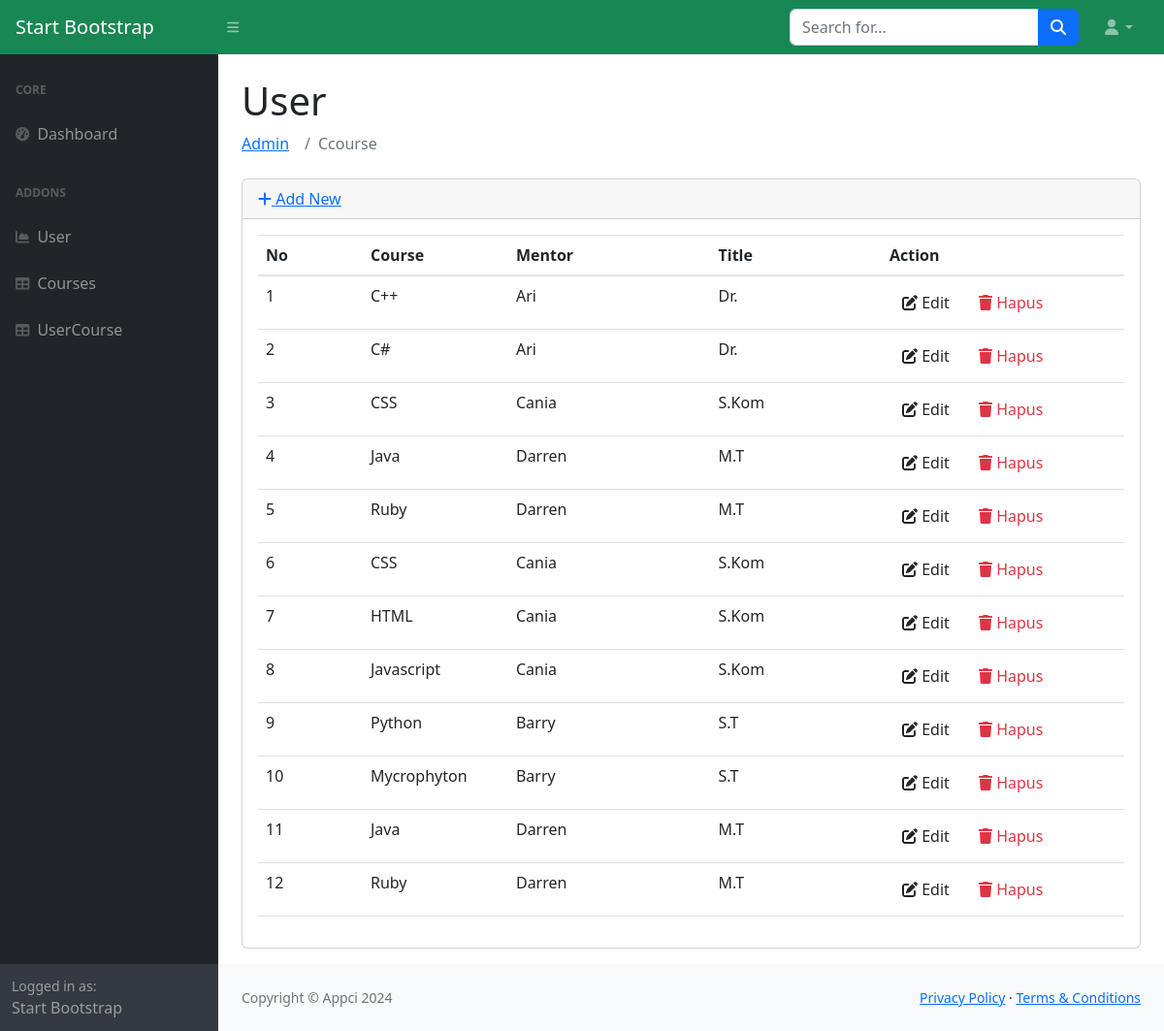
Page /index.php/admin/ccourse on the committed database.
### tables this page shows
CREATE TABLE `courses` (
  `id` int(11) NOT NULL,
  `course` varchar(50) NOT NULL,
  `mentor` varchar(50) NOT NULL,
  `title` varchar(50) NOT NULL
);

### application/controllers/admin/Ccourse.php (called while the page is built, shortened)
<?php
class Ccourse extends CI_Controller
{
    public function __construct()
    {
        $this->load->model("mcourse");
        $this->load->library('form_validation');
    }
    public function index()
    {
        $data["data"] = $this->mcourse->getAll();
        $this->load->view("admin/courses/list", $data);
    }
}

### index.php (called while the page is built, shortened)
<?php
require_once BASEPATH.'core/CodeIgniter.php';

### application/models/Mcourse.php (called while the page is built, shortened)
<?php defined('BASEPATH') OR exit('No direct script access allowed');
class Mcourse extends CI_Model
{
    private $tb_main = 'courses';
    function getAll(){
        return $this->db->get($this->tb_main)->result();
    }
}

### application/views/admin/courses/list.php (the view, shortened to what this page needs)
<!DOCTYPE html>
<html lang="en">
<head>
	<?php $this->load->view("admin/_partials/head.php") ?>
</head>
<body id="sb-nav-fixed">
	<?php $this->load->view("admin/_partials/navbar.php") ?>
    <div id="layoutSidenav">
        <div id="layoutSidenav_nav">
            <?php $this->load->view("admin/_partials/sidebar.php") ?>
        </div>
		<div id="layoutSidenav_content">
        <main>
			<div class="container-fluid px-4">
                <h1 class="mt-4">User</h1>
				<?php $this->load->view("admin/_partials/breadcrumb.php") ?>
				<div class="card mb-3">
					<div class="card-header">
						<a href="<?php echo site_url('admin/ccourse/add') ?>"><i class="fas fa-plus"></i> Add New</a>
					</div>
					<div class="card-body">
						<div class="table-responsive">
							<table class="table table-hover dttb" id="dataTable" width="100%" cellspacing="0">
								<thead>
									<tr>
                                        <th>No</th>
										<th>Course</th>
										<th>Mentor</th>
										<th>Title</th>
										<th>Action</th>
									</tr>
								</thead>
								<tbody>
									<?php
                                    $no = 1;
                                    foreach ($data as $row): ?>
									<tr>
                                        <td><?= $no++; ?></td>
										<td width="150">
											<?php echo $row->course ?>
										</td>
										<td>
											<?php echo $row->mentor; ?>
										</td>
                                        <td>
											<?php echo $row->title; ?>
										</td>
										<td width="250">
											<a href="<?php echo site_url('admin/ccourse/edit/'.$row->id) ?>"
											 class="btn btn-small"><i class="fas fa-edit"></i> Edit</a>
											<a onclick="deleteConfirm('<?php echo site_url('admin/ccourse/delete/'.$row->id) ?>')"
											 href="#!" class="btn btn-small text-danger"><i class="fas fa-trash"></i> Hapus</a>
										</td>
									</tr>
									<?php endforeach; ?>
								</tbody>
							</table>
						</div>
					</div>
				</div>
			</div>
        </main>
			<?php $this->load->view("admin/_partials/footer.php") ?>
		</div>
	</div>
</body>
</html>

### application/views/admin/_partials/head.php (shortened to what this page needs)
<link rel="stylesheet" href="https://cdn.jsdelivr.net/npm/bootstrap@4.0.0/dist/css/bootstrap.min.css">
<link href="https://cdn.jsdelivr.net/npm/simple-datatables@7.1.2/dist/style.min.css" rel="stylesheet" />
<link href="<?= base_url(); ?>css/styles.css" rel="stylesheet" />
<link rel="stylesheet" href="//cdn.datatables.net/2.0.0/css/dataTables.dataTables.min.css">

### application/views/admin/_partials/navbar.php (shortened to what this page needs)
<nav class="sb-topnav navbar navbar-expand navbar-dark bg-success">
            <a class="navbar-brand ps-3" href="index.html">Start Bootstrap</a>
            <button class="btn btn-link btn-sm order-1 order-lg-0 me-4 me-lg-0" id="sidebarToggle" href="#!"><i class="fas fa-bars"></i></button>
            <form class="d-none d-md-inline-block form-inline ms-auto me-0 me-md-3 my-2 my-md-0">
                <div class="input-group">
                    <input class="form-control" type="text" placeholder="Search for..." aria-label="Search for..." aria-describedby="btnNavbarSearch" />
                    <button class="btn btn-primary" id="btnNavbarSearch" type="button"><i class="fas fa-search"></i></button>
                </div>
            </form>
            <ul class="navbar-nav ms-auto ms-md-0 me-3 me-lg-4">
                <li class="nav-item dropdown">
                    <a class="nav-link dropdown-toggle" id="navbarDropdown" href="#" role="button" data-bs-toggle="dropdown" aria-expanded="false"><i class="fas fa-user fa-fw"></i></a>
                </li>
            </ul>
        </nav>

### application/views/admin/_partials/sidebar.php
<nav class="sb-sidenav accordion sb-sidenav-dark" id="sidenavAccordion">
                    <div class="sb-sidenav-menu">
                        <div class="nav">
                            <div class="sb-sidenav-menu-heading">Core</div>
                            <a class="nav-link" href="<?= base_url();?>">
                                <div class="sb-nav-link-icon"><i class="fas fa-tachometer-alt"></i></div>
                                Dashboard
                            </a>
                            <div class="sb-sidenav-menu-heading">Addons</div>
                            <a class="nav-link" href="<?= site_url('admin/cusers/'); ?>">
                                <div class="sb-nav-link-icon"><i class="fas fa-chart-area"></i></div>
                                User
                            </a>
                            <a class="nav-link" href="<?= site_url('admin/ccourse/'); ?>">
                                <div class="sb-nav-link-icon"><i class="fas fa-table"></i></div>
                                Courses
                            </a>
                            <a class="nav-link" href="<?= site_url('admin/cusercourse/'); ?>">
                                <div class="sb-nav-link-icon"><i class="fas fa-table"></i></div>
                                UserCourse
                            </a>
                        </div>
                    </div>
                    <div class="sb-sidenav-footer">
                        <div class="small">Logged in as:</div>
                        Start Bootstrap
                    </div>
                </nav>

### application/views/admin/_partials/breadcrumb.php
<ol class="breadcrumb mb-4">
    <?php
    foreach($this->uri->segments as $segment ):
        $url = substr($this->uri->uri_string, 0, strpos($this->uri->uri_string, $segment)) . $segment;
		$is_active =  $url == $this->uri->uri_string;
    ?>
    <li class="breadcrumb-item <?php echo $is_active ? 'active': '' ?>">
        <?php if($is_active): ?>
			<?php echo ucfirst($segment) ?>
		<?php else: ?>
			<a href="<?php echo site_url($url) ?>"><?php echo ucfirst($segment) ?></a>
		<?php endif; ?>
    </li>
    <?php endforeach; ?>
</ol>

### application/views/admin/_partials/footer.php
<footer class="py-4 bg-light mt-auto">
                    <div class="container-fluid px-4">
                        <div class="d-flex align-items-center justify-content-between small">
                            <div class="text-muted">Copyright &copy; <?php echo SITE_NAME ." ". Date('Y') ?></div>
                            <div>
                                <a href="#">Privacy Policy</a>
                                &middot;
                                <a href="#">Terms &amp; Conditions</a>
                            </div>
                        </div>
                    </div>
                </footer>

### rows in the picture
courses: course "C++", mentor "Ari", title "Dr."
courses: course "C#", mentor "Ari", title "Dr."
courses: course "CSS", mentor "Cania", title "S.Kom"
courses: course "Java", mentor "Darren", title "M.T"
courses: course "Ruby", mentor "Darren", title "M.T"
courses: course "CSS", mentor "Cania", title "S.Kom"
courses: course "HTML", mentor "Cania", title "S.Kom"
courses: course "Javascript", mentor "Cania", title "S.Kom"
courses: course "Python", mentor "Barry", title "S.T"
courses: course "Mycrophyton", mentor "Barry", title "S.T"
courses: course "Java", mentor "Darren", title "M.T"
courses: course "Ruby", mentor "Darren", title "M.T"

### other values in the picture
$segment "Admin"
$segment "Ccourse"
SITE_NAME "Appci"
Date('Y') "2024"
